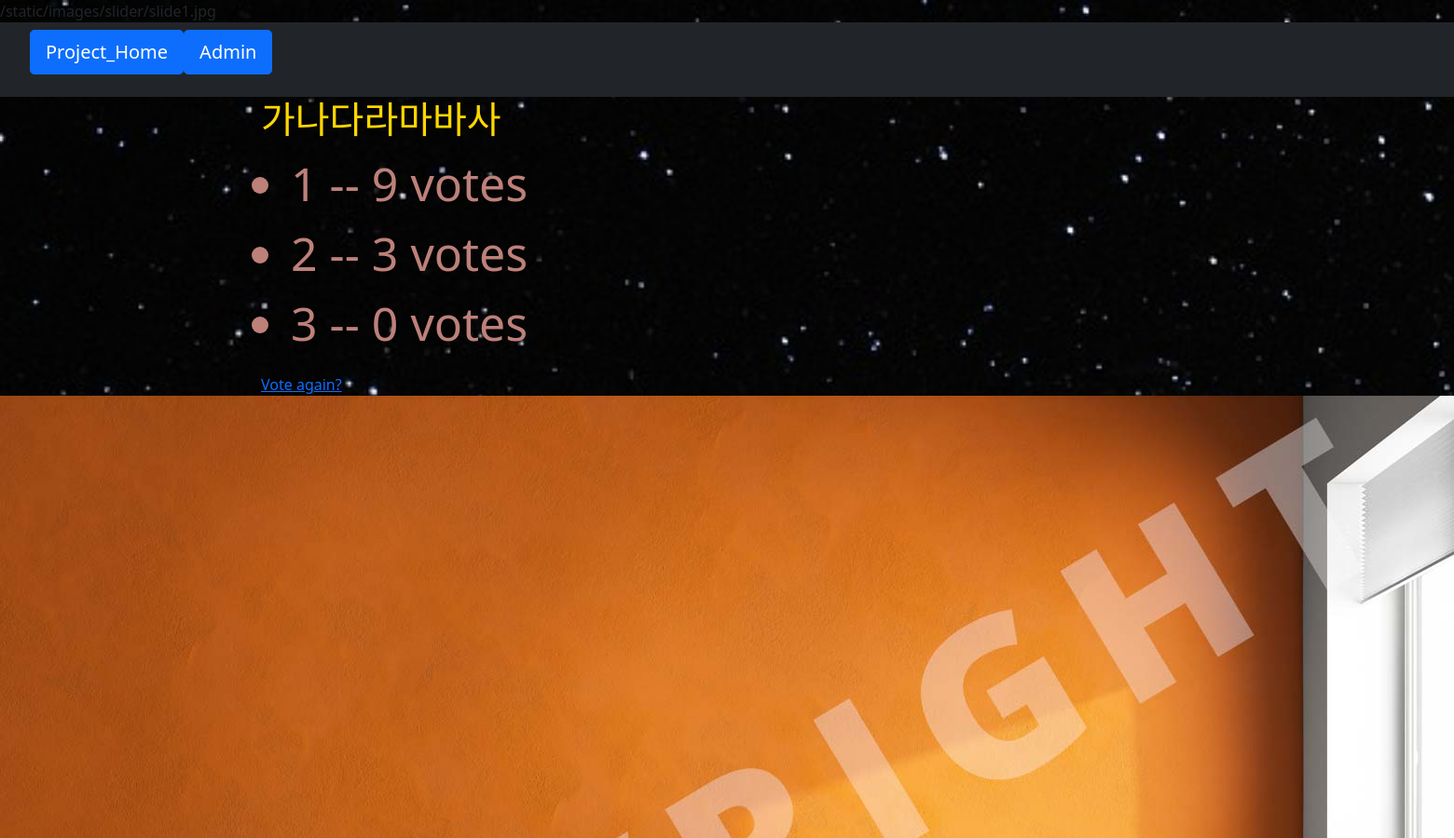
The page /gogo/1/results/ (upper part) on the database as committed earlier.
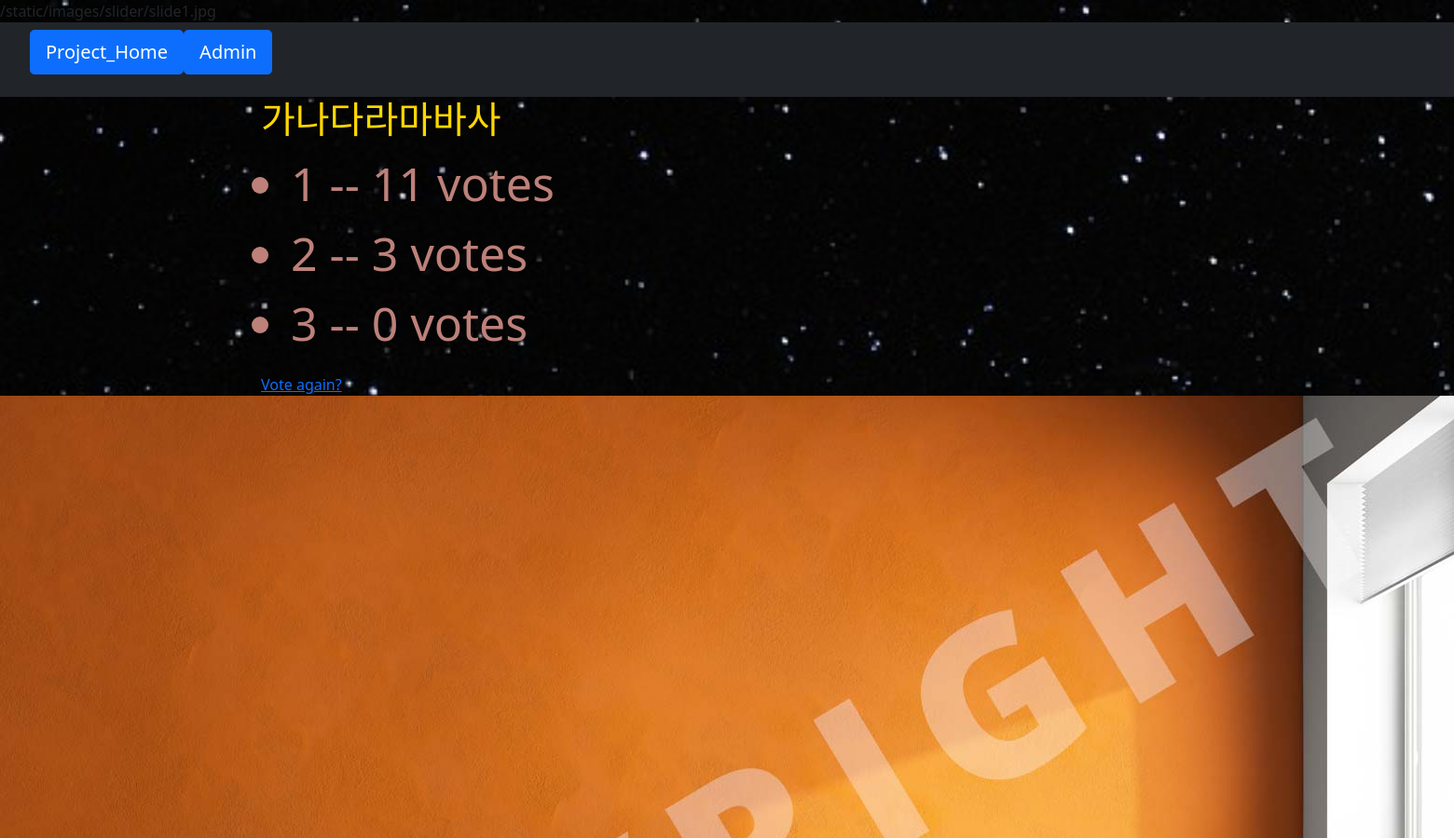
The same page on the database as committed later.
### gogo/models.py (models this page shows, shortened)
class Cchoise1(models.Model):
    question = models.ForeignKey(Cquestion1, on_delete=models.CASCADE)
    choice_text = models.CharField(max_length=200)
    votes = models.IntegerField(default=0)

### gogo/views.py (the view)
# urls.py: path('<int:question_id>/results/', views.results, name='results'),
def results(request, question_id):
    question = get_object_or_404(Cquestion1, pk=question_id)
    return render(request, 'gogo/results.html', {'question': question})

### gogo/templates/gogo/results.html
{% extends "base.html" %}
{% block content %}
<h1>{{ question.question_text }}</h1>
<ul>
{% for choice in question.cchoise1_set.all %}
  <li>{{ choice.choice_text }} -- {{ choice.votes }} vote{{ choice.votes|pluralize }}</li>
{% endfor %}
</ul>
<a href="{% url 'gogo:detail' question.id %}">Vote again?</a>
{% endblock content %}

Rows that differ between the two databases and show on the page:
changed Cchoise1 (number 1 of 3 on the later page): votes "9" → "11"
